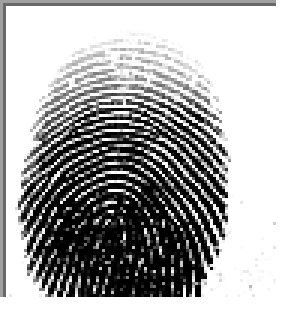
#> input picture src/Tubes3 PuntangPanting/DatabaseSeeder/data/1__M_Left_little_finger.BMP, 96 x 103 px, found by its file name (shown 3 times larger)
$ python gacor.py
#> lines starting #> are read from the running program, lines starting #| are printed output that depends on the picture
### algo.py

class KMP:
    # [25 lines left out: functions __init__, construct_prefix_table, search, not called in this run]

class BM:
    def __init__(self, pattern):
        self.pattern = pattern
        self.preprocess()

    def preprocess(self):
        self.bad_char_skip = [len(self.pattern)] * 256
        for i in range(len(self.pattern)):
            self.bad_char_skip[ord(self.pattern[i])] = len(self.pattern) - i - 1

    def search(self, text):
        i = 0
        while i <= len(text) - len(self.pattern):
            j = len(self.pattern) - 1
            while j >= 0 and text[i+j] == self.pattern[j]:
                j -= 1
            if j < 0:
                return i  # pattern found
            i += max(self.bad_char_skip[ord(text[i + len(self.pattern) - 1])], len(self.pattern) - j)
        return -1  # pattern not found

### gacor.py
from PIL import Image
import matplotlib.pyplot as plt
import matplotlib.patches as patches

from PIL import Image


def is_unique_row(row, width):
    for pixel in row:
        if pixel != 0 and pixel != 255:
            return False
    return True

def image_ascii(image_path):
    # Buka gambar
    img = Image.open(image_path)
    width, height = img.size

    # Convert image to grayscale
    img = img.convert('L')
    if width % 8 != 0:
        img = img.resize((width - (width % 8), height))

    # # Find first and last non-white rows
    # first_non_white_row = find_first_non_white_row(img, width, height)
    # last_non_white_row = find_last_non_white_row(img, width, height)

    # # Crop the image to remove white rows from top and bottom
    # img = img.crop((0, first_non_white_row, width, last_non_white_row + 1))
    width, height = img.size  # Update dimensions after cropping

    ascii_data = ''
    binary_data = ''

    for y in range(height):
        for x in range(width):
            pixel_value = img.getpixel((x, y))
            # Create a binary string based on the pixel value
            binary_data += '0' if pixel_value < 128 else '1'

    for i in range(0, len(binary_data), 8):
        byte = binary_data[i:i+8]
        if len(byte) == 8:
            ascii_char = chr(int(byte, 2))
            ascii_data += ascii_char

    return ascii_data


def mid_one(image_path):
    # Buka gambar
    img = Image.open(image_path)
#> img is the input picture: PIL image 96x103 RGBA; mean R, G, B, A 148, 148, 148, 234.9
    width, height = img.size
#> width = 96; height = 103

    # Grayscaling image
    img = img.convert('L')
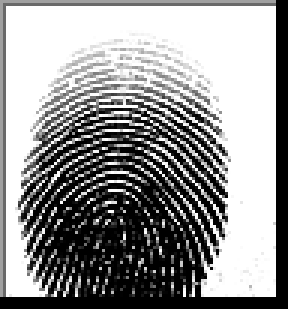
#> img: PIL image 96x103 L (shown 3 times larger); min 0, max 255, mean 148

    # Dapatkan baris 1-pixel dari tengah gambar
    mid_height = height // 2
#> mid_height = 51

    # Tentukan titik awal dan akhir untuk crop 80 piksel di tengah sumbu X
    mid_width_start = max((width // 2) - 40, 0)
#> mid_width_start = 8
    mid_width_end = min(mid_width_start + 80, width)
#> mid_width_end = 88

    # Crop gambar untuk mendapatkan 80 piksel di tengah sumbu X
    crop_img = img.crop((mid_width_start, mid_height, mid_width_end, mid_height + 1))

    # Ubah gambar menjadi array nilai pixel
    pixels = list(crop_img.getdata())
#> pixels = 80 values, max 255 at index 0, min 0 at index 12, mean 128.2

    binary_data = ''

    # Proses setiap pixel
    for pixel in pixels:
        # Ubah pixel menjadi biner (0 jika di bawah 128, 1 jika 128 atau lebih)
        binary_value = '0' if pixel < 128 else '1'
        binary_data += binary_value
#> this loop made 80 passes
#> (pixel, binary_value, binary_data) on passes 1 to 12: (255, '1', '1'), (225, '1', '11'), (68, '0', '110'), (106, '0', '1100'), (249, '1', '11001'), (111, '0', '110010'), (27, '0', '1100100'), (3, '0', '11001000'), (118, '0', '110010000'), (191, '1', '1100100001'), (17, '0', '11001000010'), (1, '0', '110010000100')
#> (pixel, binary_value) on passes 41 to 46: (0, '0'), (127, '0'), (255, '1'), (241, '1'), (8, '0'), (4, '0')

    # Konversi setiap 8 biner menjadi karakter ASCII
    ascii_data = ''
    for i in range(0, len(binary_data), 8):
        byte = binary_data[i:i+8]
        if len(byte) == 8:
            ascii_char = chr(int(byte, 2))
            ascii_data += ascii_char
#> this loop made 10 passes
#> (i, byte, ascii_char, ascii_data) on pass 2: (8, '01000010', 'B', 'ÈB')
#> (i, byte, ascii_char) on passes 5, 6, 8, 9, 10: (32, '11100000', 'à'), (40, '00110001', '1'), (56, '11001100', 'Ì'), (64, '11001111', 'Ï'), (72, '11111111', 'ÿ')

    return ascii_data

import os
from algo import KMP, BM
from concurrent.futures import ThreadPoolExecutor
source_img = 'src/Tubes3 PuntangPanting/Tubes3 PuntangPanting/data/1__M_Left_little_finger.BMP'

def process_image(image_path, pattern, method):
    ascii_data = image_ascii(image_path)
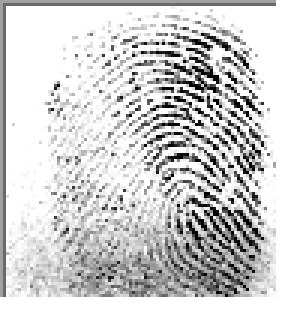
#> input picture src/Tubes3 PuntangPanting/Tubes3 PuntangPanting/data/110__F_Right_middle_finger.BMP, 96 x 103 px (shown 3 times larger)
#> in image_ascii, img is the input picture: PIL image 96x103 RGBA; mean R, G, B, A 184.9, 184.9, 184.9, 234.9
#> in image_ascii, `img = img.convert('L')`:
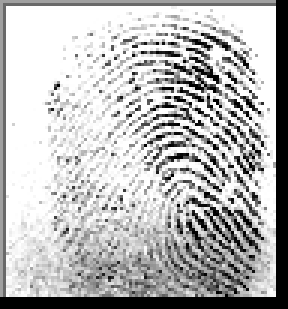
#> img: PIL image 96x103 L (shown 3 times larger); min 0, max 255, mean 184.9
#> the loop in image_ascii, `for i in range(0, len(binary_data), 8):` made 1236 passes
#> (i, byte, ascii_char, ascii_data) on passes 2 to 12: (8, '11111111', 'ÿ', 'ÿÿ'), (16, '11111111', 'ÿ', 'ÿÿÿ'), (24, '11111111', 'ÿ', 'ÿÿÿÿ'), (32, '11111111', 'ÿ', 'ÿÿÿÿÿ'), (40, '11111111', 'ÿ', 'ÿÿÿÿÿÿ'), (48, '11111111', 'ÿ', 'ÿÿÿÿÿÿÿ'), (56, '11111111', 'ÿ', 'ÿÿÿÿÿÿÿÿ'), (64, '11111111', 'ÿ', 'ÿÿÿÿÿÿÿÿÿ'), (72, '11111111', 'ÿ', 'ÿÿÿÿÿÿÿÿÿÿ'), (80, '11111111', 'ÿ', 'ÿÿÿÿÿÿÿÿÿÿÿ'), (88, '11110000', 'ð', 'ÿÿÿÿÿÿÿÿÿÿÿð')
#> (i, byte, ascii_char) on passes 25 to 30: (192, '10111111', '¿'), (200, '11111111', 'ÿ'), (208, '11111111', 'ÿ'), (216, '11111111', 'ÿ'), (224, '11111111', 'ÿ'), (232, '11111111', 'ÿ')
    if method == 'kmp':
        kmp = KMP(pattern, ascii_data)
        result = kmp.search()
    else:
        bm = BM(pattern)
        result = bm.search(ascii_data)
#> result = -1
    if result != -1:
        print(f'{os.path.basename(image_path)} is similar to {source_img} at index {result}')
    return result

# Fungsi untuk memproses semua gambar di folder dengan multithreading
def test_all_images_in_folder(folder_path, method):
    files = os.listdir(folder_path)
    bmp_files = [os.path.join(folder_path, file) for file in files if file.endswith('.BMP')]
    pattern = mid_one(source_img)

    with ThreadPoolExecutor() as executor:
        futures = [executor.submit(process_image, bmp_file, pattern, method) for bmp_file in bmp_files]
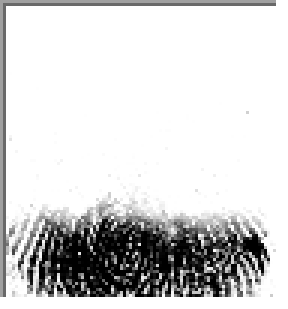
#> input picture src/Tubes3 PuntangPanting/Tubes3 PuntangPanting/data/127__F_Left_index_finger.BMP, 96 x 103 px (shown 3 times larger)
#> in image_ascii, img is the input picture: PIL image 96x103 RGBA; mean R, G, B, A 192.2, 192.2, 192.2, 234.9
#> in image_ascii (call 2), `img = img.convert('L')`:
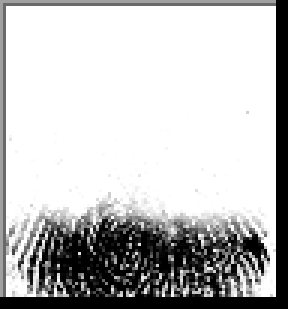
#> img: PIL image 96x103 L (shown 3 times larger); min 0, max 255, mean 192.2
#> the loop in image_ascii (call 2), `for i in range(0, len(binary_data), 8):` made 1236 passes
#> (i, byte, ascii_char) on passes 25 to 36: (192, '10111111', '¿'), (200, '11111111', 'ÿ'), (208, '11111111', 'ÿ'), (216, '11111111', 'ÿ'), (224, '11111111', 'ÿ'), (232, '11111111', 'ÿ'), (240, '11111111', 'ÿ'), (248, '11111111', 'ÿ'), (256, '11111111', 'ÿ'), (264, '11111111', 'ÿ'), (272, '11111111', 'ÿ'), (280, '11110000', 'ð')
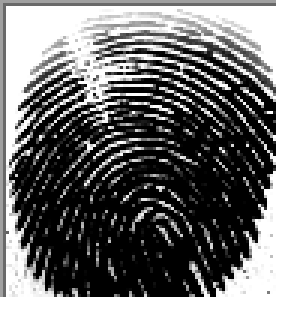
#> input picture src/Tubes3 PuntangPanting/Tubes3 PuntangPanting/data/134__M_Right_middle_finger.BMP, 96 x 103 px (shown 3 times larger)
#> in image_ascii, img is the input picture: PIL image 96x103 RGBA; mean R, G, B, A 88.9, 88.9, 88.9, 234.9
#> in image_ascii (call 3), `img = img.convert('L')`:
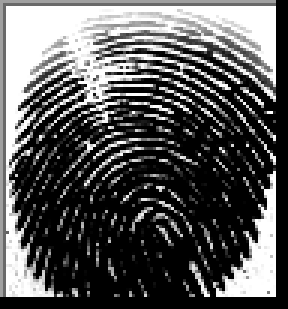
#> img: PIL image 96x103 L (shown 3 times larger); min 0, max 255, mean 88.9
#> the loop in image_ascii (call 3), `for i in range(0, len(binary_data), 8):` made 1236 passes
#> futures = 3 items
        for future in futures:
            future.result()
#> this loop made 3 passes

import time
start = time.time()
char = test_all_images_in_folder("src/Tubes3 PuntangPanting/Tubes3 PuntangPanting/data/", "kmpS")
end = time.time()
print(char)
print(f'BM: {end - start} seconds')
